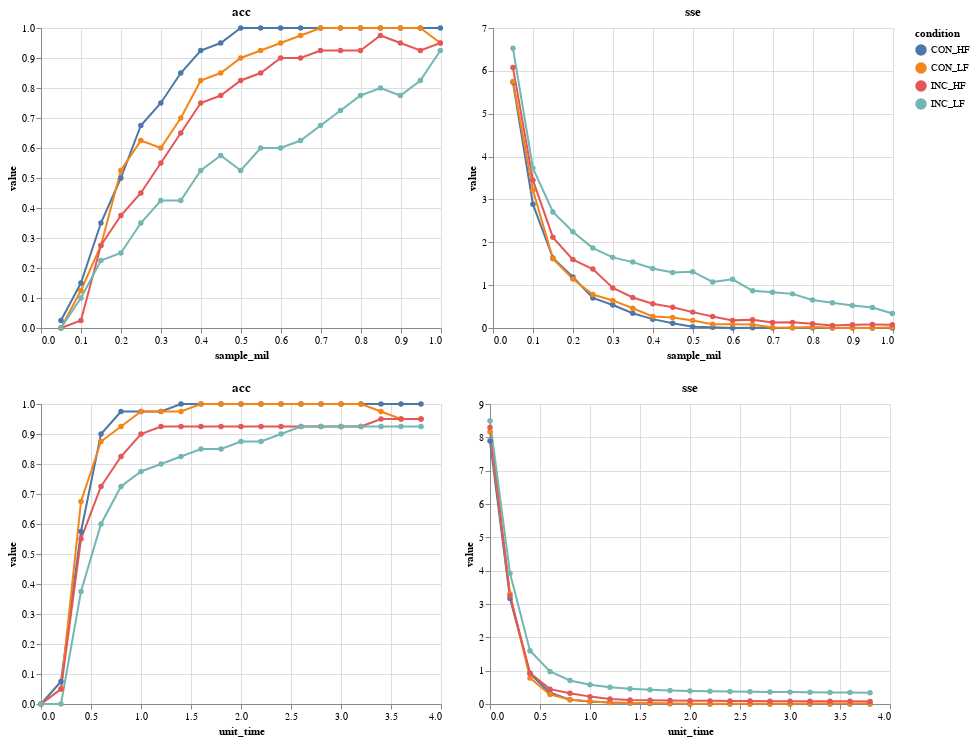

Source (notebook cell):
### Markdown cell above
## Strain

### Code cell
from my_eval import strain, grain

strain = strain(model, cfg, data)
strain.start_evaluate()

sdev = strain.plot_development()
stim = strain.plot_time_course()

s = sdev & stim

s.save(cfg.path_plot_folder + 'strain_plots.html')
s

### Figure 1 — Vega-Lite specification as saved in the notebook (floating-point values rounded to 4 significant figures; data arrays with more than 128 entries replaced by an {"elided": "..."} marker saying what was removed)
{"datasets": {"data-47e3f7313c12b60ad57756538baf1076": {"elided": "160 records"}, "data-873cee0124e2013007024cf7e9225e04": {"elided": "160 records"}}, "config": {"view": {"continuousHeight": 300, "continuousWidth": 400}}, "$schema": "https://vega.github.io/schema/vega-lite/v4.0.2.json", "vconcat": [{"data": {"name": "data-47e3f7313c12b60ad57756538baf1076"}, "hconcat": [{"title": "acc", "transform": [{"filter": "(datum.metric === 'acc')"}], "encoding": {"tooltip": [{"field": "epoch", "type": "quantitative"}, {"field": "timestep", "type": "quantitative"}, {"field": "sample", "type": "quantitative"}, {"field": "value", "type": "quantitative"}], "x": {"field": "sample_mil", "type": "quantitative"}, "y": {"field": "value", "type": "quantitative"}, "color": {"field": "condition", "type": "nominal"}}, "mark": {"type": "line", "point": true}}, {"title": "sse", "transform": [{"filter": "(datum.metric === 'sse')"}], "encoding": {"tooltip": [{"field": "epoch", "type": "quantitative"}, {"field": "timestep", "type": "quantitative"}, {"field": "sample", "type": "quantitative"}, {"field": "value", "type": "quantitative"}], "x": {"field": "sample_mil", "type": "quantitative"}, "y": {"field": "value", "type": "quantitative"}, "color": {"field": "condition", "type": "nominal"}}, "mark": {"type": "line", "point": true}}]}, {"data": {"name": "data-873cee0124e2013007024cf7e9225e04"}, "hconcat": [{"title": "acc", "transform": [{"filter": "(datum.metric === 'acc')"}], "encoding": {"tooltip": [{"field": "epoch", "type": "quantitative"}, {"field": "timestep", "type": "quantitative"}, {"field": "sample", "type": "quantitative"}, {"field": "value", "type": "quantitative"}], "x": {"field": "unit_time", "type": "quantitative"}, "y": {"field": "value", "type": "quantitative"}, "color": {"field": "condition", "type": "nominal"}}, "mark": {"type": "line", "point": true}}, {"title": "sse", "transform": [{"filter": "(datum.metric === 'sse')"}], "encoding": {"tooltip": [{"field": "epoch", "type": "quantitative"}, {"field": "timestep", "type": "quantitative"}, {"field": "sample", "type": "quantitative"}, {"field": "value", "type": "quantitative"}], "x": {"field": "unit_time", "type": "quantitative"}, "y": {"field": "value", "type": "quantitative"}, "color": {"field": "condition", "type": "nominal"}}, "mark": {"type": "line", "point": true}}]}]}
